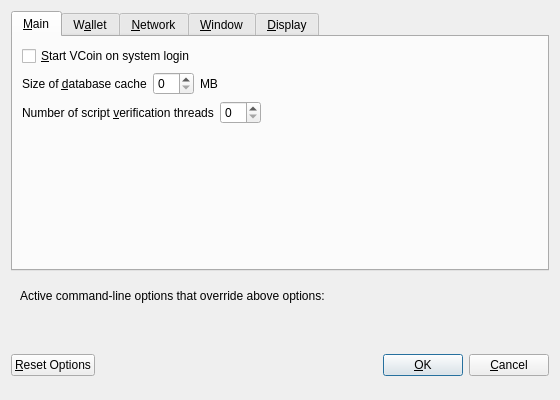
<?xml version="1.0" encoding="UTF-8"?>
<ui version="4.0">
 <class>OptionsDialog</class>
 <widget class="QDialog" name="OptionsDialog">
  <property name="geometry">
   <rect>
    <x>0</x>
    <y>0</y>
    <width>560</width>
    <height>400</height>
   </rect>
  </property>
  <property name="windowTitle">
   <string>Options</string>
  </property>
  <property name="modal">
   <bool>true</bool>
  </property>
  <layout class="QVBoxLayout" name="verticalLayout">
   <item>
    <widget class="QTabWidget" name="tabWidget">
     <property name="currentIndex">
      <number>0</number>
     </property>
     <widget class="QWidget" name="tabMain">
      <attribute name="title">
       <string>&amp;Main</string>
      </attribute>
      <layout class="QVBoxLayout" name="verticalLayout_Main">
       <item>
        <widget class="QCheckBox" name="bitcoinAtStartup">
         <property name="toolTip">
          <string>Automatically start VCoin after logging in to the system.</string>
         </property>
         <property name="text">
          <string>&amp;Start VCoin on system login</string>
         </property>
        </widget>
       </item>
       <item>
        <layout class="QHBoxLayout" name="horizontalLayout_2_Main">
         <item>
          <widget class="QLabel" name="databaseCacheLabel">
           <property name="text">
            <string>Size of &amp;database cache</string>
           </property>
           <property name="textFormat">
            <enum>Qt::PlainText</enum>
           </property>
           <property name="buddy">
            <cstring>databaseCache</cstring>
           </property>
          </widget>
         </item>
         <item>
          <widget class="QSpinBox" name="databaseCache"/>
         </item>
         <item>
          <widget class="QLabel" name="databaseCacheUnitLabel">
           <property name="text">
            <string>MB</string>
           </property>
           <property name="textFormat">
            <enum>Qt::PlainText</enum>
           </property>
          </widget>
         </item>
         <item>
          <spacer name="horizontalSpacer_2_Main">
           <property name="orientation">
            <enum>Qt::Horizontal</enum>
           </property>
           <property name="sizeHint" stdset="0">
            <size>
             <width>40</width>
             <height>20</height>
            </size>
           </property>
          </spacer>
         </item>
        </layout>
       </item>
       <item>
        <layout class="QHBoxLayout" name="horizontalLayout_3_Main">
         <item>
          <widget class="QLabel" name="threadsScriptVerifLabel">
           <property name="text">
            <string>Number of script &amp;verification threads</string>
           </property>
           <property name="textFormat">
            <enum>Qt::PlainText</enum>
           </property>
           <property name="buddy">
            <cstring>threadsScriptVerif</cstring>
           </property>
          </widget>
         </item>
         <item>
          <widget class="QSpinBox" name="threadsScriptVerif">
           <property name="toolTip">
            <string>(0 = auto, &lt;0 = leave that many cores free)</string>
           </property>
          </widget>
         </item>
         <item>
          <spacer name="horizontalSpacer_3_Main">
           <property name="orientation">
            <enum>Qt::Horizontal</enum>
           </property>
           <property name="sizeHint" stdset="0">
            <size>
             <width>40</width>
             <height>20</height>
            </size>
           </property>
          </spacer>
         </item>
        </layout>
       </item>
       <item>
        <spacer name="verticalSpacer_Main">
         <property name="orientation">
          <enum>Qt::Vertical</enum>
         </property>
         <property name="sizeHint" stdset="0">
          <size>
           <width>20</width>
           <height>40</height>
          </size>
         </property>
        </spacer>
       </item>
      </layout>
     </widget>
     <widget class="QWidget" name="tabWallet">
      <attribute name="title">
       <string>W&amp;allet</string>
      </attribute>
      <layout class="QVBoxLayout" name="verticalLayout_Wallet">
       <item>
        <widget class="QLabel" name="transactionFeeInfoLabel">
         <property name="text">
          <string>Optional transaction fee per kB that helps make sure your transactions are processed quickly. Most transactions are 1 kB.</string>
         </property>
         <property name="textFormat">
          <enum>Qt::PlainText</enum>
         </property>
         <property name="wordWrap">
          <bool>true</bool>
         </property>
        </widget>
       </item>
       <item>
        <layout class="QHBoxLayout" name="horizontalLayout_1_Wallet">
         <item>
          <widget class="QLabel" name="transactionFeeLabel">
           <property name="text">
            <string>Pay transaction &amp;fee</string>
           </property>
           <property name="textFormat">
            <enum>Qt::PlainText</enum>
           </property>
           <property name="buddy">
            <cstring>transactionFee</cstring>
           </property>
          </widget>
         </item>
         <item>
          <widget class="BitcoinAmountField" name="transactionFee"/>
         </item>
         <item>
          <spacer name="horizontalSpacer_1_Wallet">
           <property name="orientation">
            <enum>Qt::Horizontal</enum>
           </property>
           <property name="sizeHint" stdset="0">
            <size>
             <width>40</width>
             <height>20</height>
            </size>
           </property>
          </spacer>
         </item>
        </layout>
       </item>
       <item>
        <spacer name="verticalSpacer_Wallet">
         <property name="orientation">
          <enum>Qt::Vertical</enum>
         </property>
         <property name="sizeHint" stdset="0">
          <size>
           <width>20</width>
           <height>40</height>
          </size>
         </property>
        </spacer>
       </item>
       <item>
        <widget class="QGroupBox" name="groupBox">
         <property name="title">
          <string>Expert</string>
         </property>
         <layout class="QVBoxLayout" name="verticalLayout_2">
          <item>
           <widget class="QCheckBox" name="coinControlFeatures">
            <property name="toolTip">
             <string>Whether to show coin control features or not.</string>
            </property>
            <property name="text">
             <string>Enable coin &amp;control features</string>
            </property>
           </widget>
          </item>
          <item>
           <widget class="QCheckBox" name="spendZeroConfChange">
            <property name="toolTip">
             <string>If you disable the spending of unconfirmed change, the change from a transaction cannot be used until that transaction has at least one confirmation. This also affects how your balance is computed.</string>
            </property>
            <property name="text">
             <string>&amp;Spend unconfirmed change</string>
            </property>
           </widget>
          </item>
         </layout>
        </widget>
       </item>
      </layout>
     </widget>
     <widget class="QWidget" name="tabNetwork">
      <attribute name="title">
       <string>&amp;Network</string>
      </attribute>
      <layout class="QVBoxLayout" name="verticalLayout_Network">
       <item>
        <widget class="QCheckBox" name="mapPortUpnp">
         <property name="toolTip">
          <string>Automatically open the VCoin client port on the router. This only works when your router supports UPnP and it is enabled.</string>
         </property>
         <property name="text">
          <string>Map port using &amp;UPnP</string>
         </property>
        </widget>
       </item>
       <item>
        <widget class="QCheckBox" name="connectSocks">
         <property name="toolTip">
          <string>Connect to the VCoin network through a SOCKS proxy.</string>
         </property>
         <property name="text">
          <string>&amp;Connect through SOCKS proxy (default proxy):</string>
         </property>
        </widget>
       </item>
       <item>
        <layout class="QHBoxLayout" name="horizontalLayout_1_Network">
         <item>
          <widget class="QLabel" name="proxyIpLabel">
           <property name="text">
            <string>Proxy &amp;IP:</string>
           </property>
           <property name="textFormat">
            <enum>Qt::PlainText</enum>
           </property>
           <property name="buddy">
            <cstring>proxyIp</cstring>
           </property>
          </widget>
         </item>
         <item>
          <widget class="QValidatedLineEdit" name="proxyIp">
           <property name="minimumSize">
            <size>
             <width>140</width>
             <height>0</height>
            </size>
           </property>
           <property name="maximumSize">
            <size>
             <width>140</width>
             <height>16777215</height>
            </size>
           </property>
           <property name="toolTip">
            <string>IP address of the proxy (e.g. IPv4: 127.0.0.1 / IPv6: ::1)</string>
           </property>
          </widget>
         </item>
         <item>
          <widget class="QLabel" name="proxyPortLabel">
           <property name="text">
            <string>&amp;Port:</string>
           </property>
           <property name="textFormat">
            <enum>Qt::PlainText</enum>
           </property>
           <property name="buddy">
            <cstring>proxyPort</cstring>
           </property>
          </widget>
         </item>
         <item>
          <widget class="QLineEdit" name="proxyPort">
           <property name="minimumSize">
            <size>
             <width>55</width>
             <height>0</height>
            </size>
           </property>
           <property name="maximumSize">
            <size>
             <width>55</width>
             <height>16777215</height>
            </size>
           </property>
           <property name="toolTip">
            <string>Port of the proxy (e.g. 9050)</string>
           </property>
          </widget>
         </item>
         <item>
          <widget class="QLabel" name="socksVersionLabel">
           <property name="text">
            <string>SOCKS &amp;Version:</string>
           </property>
           <property name="textFormat">
            <enum>Qt::PlainText</enum>
           </property>
           <property name="buddy">
            <cstring>socksVersion</cstring>
           </property>
          </widget>
         </item>
         <item>
          <widget class="QValueComboBox" name="socksVersion">
           <property name="toolTip">
            <string>SOCKS version of the proxy (e.g. 5)</string>
           </property>
          </widget>
         </item>
         <item>
          <spacer name="horizontalSpacer_1_Network">
           <property name="orientation">
            <enum>Qt::Horizontal</enum>
           </property>
           <property name="sizeHint" stdset="0">
            <size>
             <width>40</width>
             <height>20</height>
            </size>
           </property>
          </spacer>
         </item>
        </layout>
       </item>
       <item>
        <spacer name="verticalSpacer_Network">
         <property name="orientation">
          <enum>Qt::Vertical</enum>
         </property>
         <property name="sizeHint" stdset="0">
          <size>
           <width>20</width>
           <height>40</height>
          </size>
         </property>
        </spacer>
       </item>
      </layout>
     </widget>
     <widget class="QWidget" name="tabWindow">
      <attribute name="title">
       <string>&amp;Window</string>
      </attribute>
      <layout class="QVBoxLayout" name="verticalLayout_Window">
       <item>
        <widget class="QCheckBox" name="minimizeToTray">
         <property name="toolTip">
          <string>Show only a tray icon after minimizing the window.</string>
         </property>
         <property name="text">
          <string>&amp;Minimize to the tray instead of the taskbar</string>
         </property>
        </widget>
       </item>
       <item>
        <widget class="QCheckBox" name="minimizeOnClose">
         <property name="toolTip">
          <string>Minimize instead of exit the application when the window is closed. When this option is enabled, the application will be closed only after selecting Quit in the menu.</string>
         </property>
         <property name="text">
          <string>M&amp;inimize on close</string>
         </property>
        </widget>
       </item>
       <item>
        <spacer name="verticalSpacer_Window">
         <property name="orientation">
          <enum>Qt::Vertical</enum>
         </property>
         <property name="sizeHint" stdset="0">
          <size>
           <width>20</width>
           <height>40</height>
          </size>
         </property>
        </spacer>
       </item>
      </layout>
     </widget>
     <widget class="QWidget" name="tabDisplay">
      <attribute name="title">
       <string>&amp;Display</string>
      </attribute>
      <layout class="QVBoxLayout" name="verticalLayout_Display">
       <item>
        <layout class="QHBoxLayout" name="horizontalLayout_1_Display">
         <item>
          <widget class="QLabel" name="langLabel">
           <property name="text">
            <string>User Interface &amp;language:</string>
           </property>
           <property name="textFormat">
            <enum>Qt::PlainText</enum>
           </property>
           <property name="buddy">
            <cstring>lang</cstring>
           </property>
          </widget>
         </item>
         <item>
          <widget class="QValueComboBox" name="lang">
           <property name="toolTip">
            <string>The user interface language can be set here. This setting will take effect after restarting VCoin.</string>
           </property>
          </widget>
         </item>
        </layout>
       </item>
       <item>
        <layout class="QHBoxLayout" name="horizontalLayout_2_Display">
         <item>
          <widget class="QLabel" name="unitLabel">
           <property name="text">
            <string>&amp;Unit to show amounts in:</string>
           </property>
           <property name="textFormat">
            <enum>Qt::PlainText</enum>
           </property>
           <property name="buddy">
            <cstring>unit</cstring>
           </property>
          </widget>
         </item>
         <item>
          <widget class="QValueComboBox" name="unit">
           <property name="toolTip">
            <string>Choose the default subdivision unit to show in the interface and when sending coins.</string>
           </property>
          </widget>
         </item>
        </layout>
       </item>
       <item>
        <widget class="QCheckBox" name="displayAddresses">
         <property name="toolTip">
          <string>Whether to show VCoin addresses in the transaction list or not.</string>
         </property>
         <property name="text">
          <string>&amp;Display addresses in transaction list</string>
         </property>
        </widget>
       </item>
       <item>
        <layout class="QHBoxLayout" name="horizontalLayout_3_Display">
         <item>
          <widget class="QLabel" name="thirdPartyTxUrlsLabel">
           <property name="toolTip">
            <string>Third party URLs (e.g. a block explorer) that appear in the transactions tab as context menu items. %s in the URL is replaced by transaction hash. Multiple URLs are separated by vertical bar |.</string>
           </property>
           <property name="text">
            <string>Third party transaction URLs</string>
           </property>
           <property name="buddy">
            <cstring>thirdPartyTxUrls</cstring>
           </property>
          </widget>
         </item>
         <item>
          <widget class="QLineEdit" name="thirdPartyTxUrls">
           <property name="toolTip">
            <string>Third party URLs (e.g. a block explorer) that appear in the transactions tab as context menu items. %s in the URL is replaced by transaction hash. Multiple URLs are separated by vertical bar |.</string>
           </property>
          </widget>
         </item>
        </layout>
       </item>
       <item>
        <spacer name="verticalSpacer_Display">
         <property name="orientation">
          <enum>Qt::Vertical</enum>
         </property>
         <property name="sizeHint" stdset="0">
          <size>
           <width>20</width>
           <height>40</height>
          </size>
         </property>
        </spacer>
       </item>
      </layout>
     </widget>
    </widget>
   </item>
   <item>
    <widget class="QFrame" name="frame">
     <layout class="QVBoxLayout" name="verticalLayout_Bottom">
      <item>
       <layout class="QHBoxLayout" name="horizontalLayout_Bottom">
        <item>
         <widget class="QLabel" name="overriddenByCommandLineInfoLabel">
          <property name="text">
           <string>Active command-line options that override above options:</string>
          </property>
          <property name="textFormat">
           <enum>Qt::PlainText</enum>
          </property>
         </widget>
        </item>
        <item>
         <spacer name="horizontalSpacer_Bottom">
          <property name="orientation">
           <enum>Qt::Horizontal</enum>
          </property>
          <property name="sizeHint" stdset="0">
           <size>
            <width>40</width>
            <height>20</height>
           </size>
          </property>
         </spacer>
        </item>
       </layout>
      </item>
      <item>
       <widget class="QLabel" name="overriddenByCommandLineLabel">
        <property name="text">
         <string/>
        </property>
        <property name="textFormat">
         <enum>Qt::PlainText</enum>
        </property>
        <property name="wordWrap">
         <bool>true</bool>
        </property>
       </widget>
      </item>
     </layout>
    </widget>
   </item>
   <item>
    <layout class="QHBoxLayout" name="horizontalLayout_Buttons">
     <item>
      <widget class="QPushButton" name="resetButton">
       <property name="toolTip">
        <string>Reset all client options to default.</string>
       </property>
       <property name="text">
        <string>&amp;Reset Options</string>
       </property>
       <property name="autoDefault">
        <bool>false</bool>
       </property>
      </widget>
     </item>
     <item>
      <spacer name="horizontalSpacer_1">
       <property name="orientation">
        <enum>Qt::Horizontal</enum>
       </property>
       <property name="sizeHint" stdset="0">
        <size>
         <width>40</width>
         <height>48</height>
        </size>
       </property>
      </spacer>
     </item>
     <item>
      <widget class="QLabel" name="statusLabel">
       <property name="minimumSize">
        <size>
         <width>200</width>
         <height>0</height>
        </size>
       </property>
       <property name="font">
        <font>
         <weight>75</weight>
         <bold>true</bold>
        </font>
       </property>
       <property name="text">
        <string/>
       </property>
       <property name="textFormat">
        <enum>Qt::PlainText</enum>
       </property>
       <property name="wordWrap">
        <bool>true</bool>
       </property>
      </widget>
     </item>
     <item>
      <spacer name="horizontalSpacer_2">
       <property name="orientation">
        <enum>Qt::Horizontal</enum>
       </property>
       <property name="sizeHint" stdset="0">
        <size>
         <width>40</width>
         <height>48</height>
        </size>
       </property>
      </spacer>
     </item>
     <item>
      <widget class="QPushButton" name="okButton">
       <property name="text">
        <string>&amp;OK</string>
       </property>
      </widget>
     </item>
     <item>
      <widget class="QPushButton" name="cancelButton">
       <property name="text">
        <string>&amp;Cancel</string>
       </property>
       <property name="autoDefault">
        <bool>false</bool>
       </property>
      </widget>
     </item>
    </layout>
   </item>
  </layout>
 </widget>
 <customwidgets>
  <customwidget>
   <class>BitcoinAmountField</class>
   <extends>QLineEdit</extends>
   <header>bitcoinamountfield.h</header>
   <container>1</container>
  </customwidget>
  <customwidget>
   <class>QValidatedLineEdit</class>
   <extends>QLineEdit</extends>
   <header>qvalidatedlineedit.h</header>
  </customwidget>
  <customwidget>
   <class>QValueComboBox</class>
   <extends>QComboBox</extends>
   <header>qvaluecombobox.h</header>
  </customwidget>
 </customwidgets>
 <resources/>
 <connections/>
</ui>
